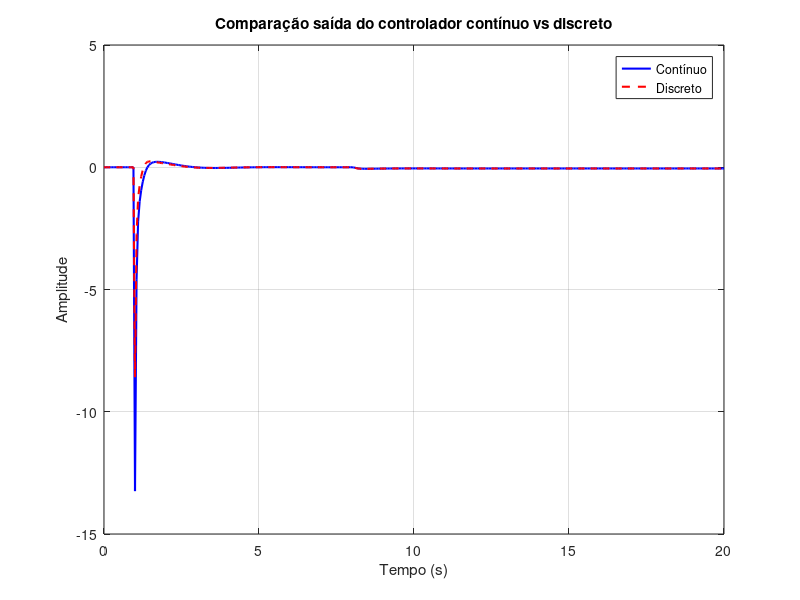

Write MATLAB code to recreate this figure.
clear all; close all; clc;

% Carrega os dados
load controlador_continuo.mat; % Carrega y_cont (2x401)
load controlador_discreto.mat; % Carrega y_disc (2x401)

y_cont = res_cont;
y_disc = res_disc;

% Verifica dimensões
if ~isequal(size(y_cont), size(y_disc))
    error('Os dados não têm o mesmo tamanho.');
end

% Supondo que a primeira linha seja a referência/tempo ou saída 1,
% e a segunda linha seja outra variável (saída 2).
% Ajuste conforme a real estrutura dos seus dados.

tempo = 0:0.05:20; % Exemplo: 401 pontos de 0 a 4 segundos (ajuste conforme seu caso)

% % Plot comparativo para a primeira variável
% figure;
% subplot(2,1,1);
% plot(tempo, y_cont(1,:), 'b', 'LineWidth', 1.5); hold on;
% plot(tempo, y_disc(1,:), 'r--', 'LineWidth', 1.5);
% title('Comparação contínuo vs discreto - Saída 1');
% xlabel('Tempo (s)');
% ylabel('Amplitude');
% legend('Contínuo', 'Discreto');
% grid on;

% Plot comparativo para a segunda variável
%subplot(2,1,2);
plot(tempo, y_cont(2,:), 'b', 'LineWidth', 1.5); hold on;
plot(tempo, y_disc(2,:), 'r--', 'LineWidth', 1.5);
title('Comparação saída do controlador contínuo vs discreto');
xlabel('Tempo (s)');
ylabel('Amplitude');
legend('Contínuo', 'Discreto');
grid on;

% Cálculo do erro quadrático médio (RMSE) entre as respostas
rmse1 = sqrt(mean((y_cont(1,:) - y_disc(1,:)).^2));
rmse2 = sqrt(mean((y_cont(2,:) - y_disc(2,:)).^2));

fprintf('RMSE Saída 1: %f\n', rmse1);
fprintf('RMSE Saída 2: %f\n', rmse2);